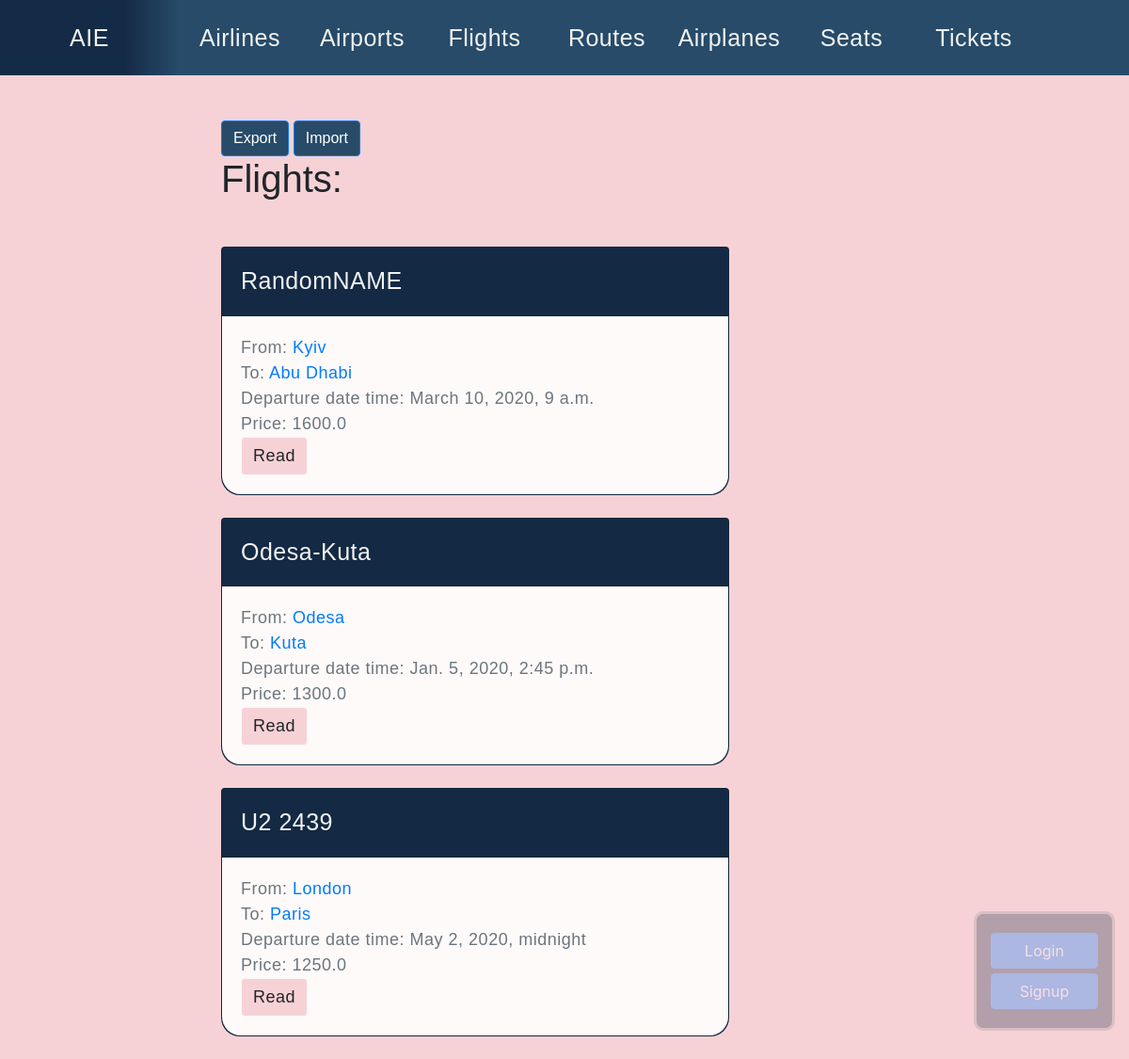
The app's page /airtickets/flights/, older data.
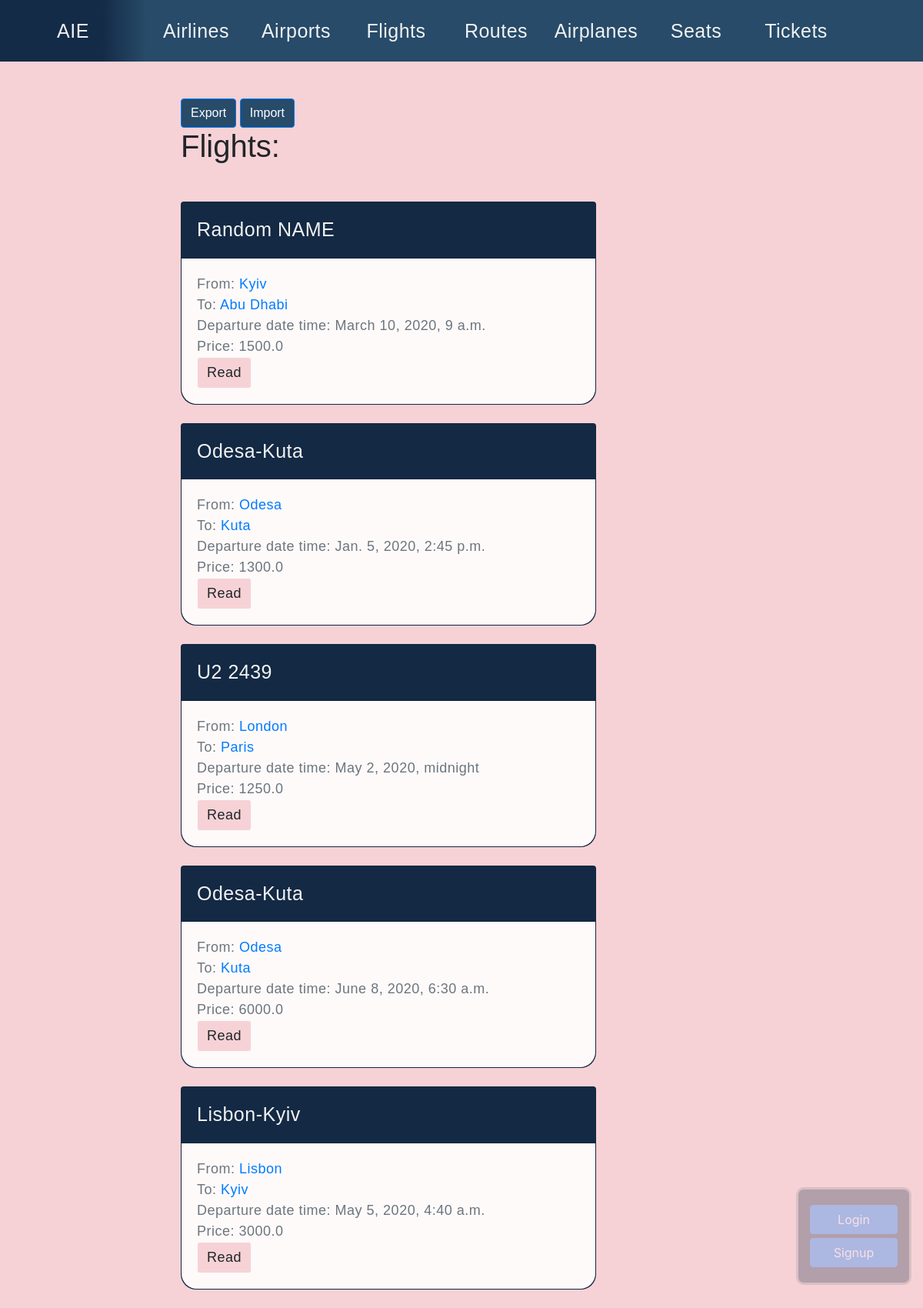
The same page, newer data.
### airtickets/models.py (models this page shows, shortened)
class Flight(models.Model):
    name = models.CharField(max_length=50, db_index=True)
    airplane = models.ForeignKey(Airplane, on_delete=models.CASCADE, related_name='flights')
    route = models.ForeignKey(Route, on_delete=models.CASCADE, related_name='flights')
    departureDateTime = models.DateTimeField()
    price = models.FloatField()
    duration = models.TimeField()
    slug = models.SlugField(max_length=100, unique=True, blank=True)
    def get_absolute_url(self):
        return reverse('flight_detail_url', kwargs={'slug': self.slug})

class Route(models.Model):
    name = models.CharField(max_length=100, db_index=True, unique=True)
    airportFrom = models.ForeignKey(Airport, on_delete=models.CASCADE, related_name='routesFrom')
    airportTo = models.ForeignKey(Airport, on_delete=models.CASCADE, related_name='routesTo')
    slug = models.SlugField(max_length=100, unique=True, blank=True)

class Airport(models.Model):
    name = models.CharField(max_length=100, db_index=True, unique=True)
    city = models.ForeignKey(City, on_delete=models.CASCADE, related_name='airports')
    address = models.CharField(max_length=100, unique=True)
    phone = models.CharField(max_length=15, unique=True)
    slug = models.SlugField(max_length=50, unique=True, blank=True)

class City(models.Model):
    name = models.CharField(max_length=50, db_index=True, unique=True)
    slug = models.CharField(max_length=50, unique=True, blank=True)
    country = models.ForeignKey(Country, on_delete=models.CASCADE, related_name='cities')
    def get_absolute_url(self):
        return reverse('city_detail_url', kwargs={'slug': self.slug})

### airtickets/views.py (the view)
# urls.py: path('flights/', flights_list, name='flights_list_url'),
def flights_list(request):
    flights = Flight.objects.all()
    return render(request, 'airtickets/flights_list.html', context={'flights': flights})

### airtickets/templates/airtickets/flights_list.html (shortened to what this page needs)
{% extends 'airtickets/base_airtickets.html' %}
{% block content %}
	<a href="{% url 'export_flights_url' %}" class="btn btn-primary" style="background: #274b69"> Export </a>
    <a href="{% url 'import_flights_url' %}" class="btn btn-primary" style="background: #274b69"> Import </a>
    <h1 class="mb-5">Flights:</h1>
    {% for flight in flights %}
        {% include 'airtickets/includes/flight_card_template.html' %}
    {% endfor %}
{% endblock %}

### airtickets/templates/airtickets/base_airtickets.html (shortened to what this page needs)
{% extends 'base.html' %}

### templates/base.html (shortened to what this page needs)
{% load static %}
<!DOCTYPE html>
<html lang="en">
<head>
    <link rel="stylesheet" href="https://stackpath.bootstrapcdn.com/bootstrap/4.4.1/css/bootstrap.min.css"
>
    <link rel="stylesheet" href="{% static 'css/styles.css' %}">
</head>
<body>
    <nav class="menu">
        <ul>
            <li class="logo">
                <a href="{% url 'main_page_url' %}">AIE</a>
            </li>
            <li class="li_link">
                <a href="{% url 'airlines_list_url' %}">Airlines</a>
            </li>
            <li class="li_link">
                <a href="{% url 'airports_list_url' %}">Airports</a>
            </li>
            <li class="li_link">
                <a href="{% url 'flights_list_url' %}">Flights</a>
            </li>
            <li class="li_link">
                <a href="{% url 'routes_list_url' %}">Routes</a>
            </li>
            <li class="li_link">
                <a href="{% url 'airplanes_list_url' %}">Airplanes</a>
            </li>
            <li class="li_link">
                <a href="{% url 'seats_list_url' %}">Seats</a>
            </li>
            <li class="li_link">
                <a href="{% url 'tickets_list_url' %}">Tickets</a>
            </li>
        </ul>
    </nav>
    <div class="container mt-5">
        <div class="row">
            <div class="col-6 offset-md-2">
                {% block content %}{% endblock %}
            </div>
        </div>
    </div>
    <div class="admin-panel align-items-center">
        {% if request.user.is_authenticated %}
            <a href="" class="btn btn-light">User: {{ request.user.get_username }}</a>
            <a href="{% url 'logout_url' %} " class="btn btn-primary">Logout</a>
        {% else %}
            <a href="{% url 'login_url' %}" class="btn btn-primary">Login</a>
            <a href="{% url 'signup_url' %}" class="btn btn-primary">Signup</a>
        {% endif %}
    </div>
</body>
</html>

### airtickets/templates/airtickets/includes/flight_card_template.html
<div class="card mb-4"
     style="background: #142b47;
            font-size: 18px;
            color: #f2f2f2;
            font-family: sans-serif;
            letter-spacing:0.5px;
            border-bottom-left-radius: 20px;
            border-bottom-right-radius: 20px;">
    <div class="card-header">
        <p style="font-size: 25px;"> {{ flight.name }} </p>
    </div>
    <div class="card-body"
         style="background: #fefafa;
                border-bottom-left-radius: 20px;
                border-bottom-right-radius: 20px;">
        <div class="text-muted">
            From: <a href="{{ flight.route.airportFrom.city.get_absolute_url }}">{{ flight.route.airportFrom.city.name }}</a>
        </div>
        <div class="text-muted">
            To: <a href="{{ flight.route.airportTo.city.get_absolute_url }}"> {{ flight.route.airportTo.city.name }} </a>
        </div>
        <div class="text-muted">
            Departure date time: {{ flight.departureDateTime }}
        </div>
        <div class="text-muted">
            Price: {{ flight.price }}
        </div>
        <a href="{{ flight.get_absolute_url }}"
           class="btn btn-light"
           style="font-size: 18px;
                  background: #f6d2d6;
                  font-family: sans-serif;
                  letter-spacing:0.5px;">Read</a>
    </div>
</div>

### static/css/styles.css (style rules this page uses)
.admin-panel { border: 1px solid #999; border-radius: 2px; position: fixed; right: 50px; bottom: 30px; opacity: 0.3; padding: 15px; }
.admin-panel a { display: block; margin: 5px 0; }
body { background-image: url(/static/images/back.jpg) }

### templates/base.html (style rules this page uses)
.admin-panel { width: 150px; background: #142b47; border: 3px solid #999; border-radius: 10px; position: fixed; right: 15px; bottom: 30px; opacity: 0.3; padding: 15px; }
.admin-panel a,p { display: block; margin: 5px 0; }
.menu { width: 100%; height: 80px; background: #274b69; overflow: auto; }
.menu ul { margin: 0; padding: 0; list-style: none; line-height: 80px; }
.menu li { float: left; }
.menu ul li a { background: #274b69; text-decoration: none; width: 130px; display: block; text-align: center; color: #f2f2f2; font-size: 25px; font-family: sans-serif; letter-spacing:0.5px; }
.menu ul li.logo { width: 190px; }
.menu ul li.logo a { width: 190px; background: #142b47; background: linear-gradient(to right, #142b47 70%, #274b69); }
body { background: #f6d2d6 url(/static/images/bg_palitra.png) no-repeat; background-attachment:fixed; background-size: contain; background-position:190px; }
.container { font-family: sans-serif; }

Row changes from the older to the newer data that the page shows:
changed Flight "Abu Dhabi": name "RandomNAME" → "Random NAME"; price "1600.0" → "1500.0"
added Flight: name "Odesa-Kuta", route.airportFrom.city.name "Odesa", route.airportTo.city.name "Kuta", departureDateTime "June 8, 2020, 6:30 a.m.", price "6000.0"
added Flight: name "Lisbon-Kyiv", route.airportFrom.city.name "Lisbon", route.airportTo.city.name "Kyiv", departureDateTime "May 5, 2020, 4:40 a.m.", price "3000.0"
